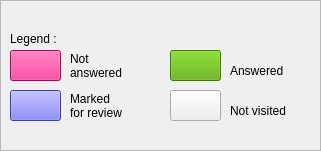
   <widget class="QFrame" name="frame_3">
    <property name="geometry">
     <rect>
      <x>850</x>
      <y>650</y>
      <width>321</width>
      <height>151</height>
     </rect>
    </property>
    <property name="frameShape">
     <enum>QFrame::StyledPanel</enum>
    </property>
    <property name="frameShadow">
     <enum>QFrame::Raised</enum>
    </property>
    <widget class="QLabel" name="label_6">
     <property name="geometry">
      <rect>
       <x>70</x>
       <y>90</y>
       <width>91</width>
       <height>31</height>
      </rect>
     </property>
     <property name="palette">
      <palette>
       <active>
        <colorrole role="WindowText">
         <brush brushstyle="SolidPattern">
          <color alpha="255">
           <red>0</red>
           <green>0</green>
           <blue>0</blue>
          </color>
         </brush>
        </colorrole>
       </active>
       <inactive>
        <colorrole role="WindowText">
         <brush brushstyle="SolidPattern">
          <color alpha="255">
           <red>0</red>
           <green>0</green>
           <blue>0</blue>
          </color>
         </brush>
        </colorrole>
       </inactive>
       <disabled>
        <colorrole role="WindowText">
         <brush brushstyle="SolidPattern">
          <color alpha="255">
           <red>159</red>
           <green>158</green>
           <blue>158</blue>
          </color>
         </brush>
        </colorrole>
       </disabled>
      </palette>
     </property>
     <property name="text">
      <string>Marked 
for review</string>
     </property>
    </widget>
    <widget class="QToolButton" name="toolButton_4">
     <property name="geometry">
      <rect>
       <x>170</x>
       <y>90</y>
       <width>51</width>
       <height>31</height>
      </rect>
     </property>
     <property name="text">
      <string/>
     </property>
    </widget>
    <widget class="QLabel" name="label_5">
     <property name="geometry">
      <rect>
       <x>230</x>
       <y>60</y>
       <width>71</width>
       <height>21</height>
      </rect>
     </property>
     <property name="palette">
      <palette>
       <active>
        <colorrole role="WindowText">
         <brush brushstyle="SolidPattern">
          <color alpha="255">
           <red>0</red>
           <green>0</green>
           <blue>0</blue>
          </color>
         </brush>
        </colorrole>
       </active>
       <inactive>
        <colorrole role="WindowText">
         <brush brushstyle="SolidPattern">
          <color alpha="255">
           <red>0</red>
           <green>0</green>
           <blue>0</blue>
          </color>
         </brush>
        </colorrole>
       </inactive>
       <disabled>
        <colorrole role="WindowText">
         <brush brushstyle="SolidPattern">
          <color alpha="255">
           <red>159</red>
           <green>158</green>
           <blue>158</blue>
          </color>
         </brush>
        </colorrole>
       </disabled>
      </palette>
     </property>
     <property name="text">
      <string>Answered</string>
     </property>
    </widget>
    <widget class="QToolButton" name="toolButton_2">
     <property name="geometry">
      <rect>
       <x>170</x>
       <y>50</y>
       <width>51</width>
       <height>31</height>
      </rect>
     </property>
     <property name="styleSheet">
      <string notr="true">background-color: rgb(85, 170, 0);</string>
     </property>
     <property name="text">
      <string/>
     </property>
    </widget>
    <widget class="QLabel" name="label_7">
     <property name="geometry">
      <rect>
       <x>230</x>
       <y>100</y>
       <width>81</width>
       <height>21</height>
      </rect>
     </property>
     <property name="palette">
      <palette>
       <active>
        <colorrole role="WindowText">
         <brush brushstyle="SolidPattern">
          <color alpha="255">
           <red>0</red>
           <green>0</green>
           <blue>0</blue>
          </color>
         </brush>
        </colorrole>
       </active>
       <inactive>
        <colorrole role="WindowText">
         <brush brushstyle="SolidPattern">
          <color alpha="255">
           <red>0</red>
           <green>0</green>
           <blue>0</blue>
          </color>
         </brush>
        </colorrole>
       </inactive>
       <disabled>
        <colorrole role="WindowText">
         <brush brushstyle="SolidPattern">
          <color alpha="255">
           <red>159</red>
           <green>158</green>
           <blue>158</blue>
          </color>
         </brush>
        </colorrole>
       </disabled>
      </palette>
     </property>
     <property name="text">
      <string>Not visited</string>
     </property>
    </widget>
    <widget class="QToolButton" name="toolButton">
     <property name="geometry">
      <rect>
       <x>10</x>
       <y>50</y>
       <width>51</width>
       <height>31</height>
      </rect>
     </property>
     <property name="styleSheet">
      <string notr="true">background-color: rgb(255, 0, 127);</string>
     </property>
     <property name="text">
      <string/>
     </property>
    </widget>
    <widget class="QToolButton" name="toolButton_3">
     <property name="geometry">
      <rect>
       <x>10</x>
       <y>90</y>
       <width>51</width>
       <height>31</height>
      </rect>
     </property>
     <property name="styleSheet">
      <string notr="true">background-color: rgb(85, 85, 255);</string>
     </property>
     <property name="text">
      <string/>
     </property>
    </widget>
    <widget class="QLabel" name="label_13">
     <property name="geometry">
      <rect>
       <x>10</x>
       <y>30</y>
       <width>67</width>
       <height>17</height>
      </rect>
     </property>
     <property name="palette">
      <palette>
       <active>
        <colorrole role="WindowText">
         <brush brushstyle="SolidPattern">
          <color alpha="255">
           <red>0</red>
           <green>0</green>
           <blue>0</blue>
          </color>
         </brush>
        </colorrole>
       </active>
       <inactive>
        <colorrole role="WindowText">
         <brush brushstyle="SolidPattern">
          <color alpha="255">
           <red>0</red>
           <green>0</green>
           <blue>0</blue>
          </color>
         </brush>
        </colorrole>
       </inactive>
       <disabled>
        <colorrole role="WindowText">
         <brush brushstyle="SolidPattern">
          <color alpha="255">
           <red>159</red>
           <green>158</green>
           <blue>158</blue>
          </color>
         </brush>
        </colorrole>
       </disabled>
      </palette>
     </property>
     <property name="text">
      <string>Legend :</string>
     </property>
    </widget>
    <widget class="QLabel" name="label_14">
     <property name="geometry">
      <rect>
       <x>70</x>
       <y>50</y>
       <width>71</width>
       <height>31</height>
      </rect>
     </property>
     <property name="palette">
      <palette>
       <active>
        <colorrole role="WindowText">
         <brush brushstyle="SolidPattern">
          <color alpha="255">
           <red>0</red>
           <green>0</green>
           <blue>0</blue>
          </color>
         </brush>
        </colorrole>
       </active>
       <inactive>
        <colorrole role="WindowText">
         <brush brushstyle="SolidPattern">
          <color alpha="255">
           <red>0</red>
           <green>0</green>
           <blue>0</blue>
          </color>
         </brush>
        </colorrole>
       </inactive>
       <disabled>
        <colorrole role="WindowText">
         <brush brushstyle="SolidPattern">
          <color alpha="255">
           <red>159</red>
           <green>158</green>
           <blue>158</blue>
          </color>
         </brush>
        </colorrole>
       </disabled>
      </palette>
     </property>
     <property name="text">
      <string>Not 
answered</string>
     </property>
    </widget>
    <zorder>label_6</zorder>
    <zorder>toolButton_4</zorder>
    <zorder>label_5</zorder>
    <zorder>toolButton_2</zorder>
    <zorder>label_7</zorder>
    <zorder>toolButton</zorder>
    <zorder>toolButton_3</zorder>
    <zorder>label_13</zorder>
    <zorder>label_13</zorder>
    <zorder>label_14</zorder>
   </widget>
